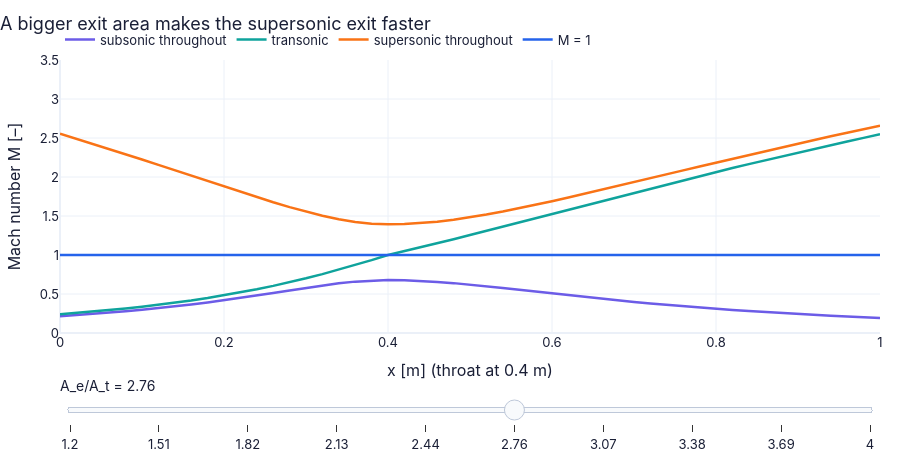

Source (notebook cell):
### Markdown cell above
**From scratch.** Along the computed nozzle flow we *measure* the ratio of the relative speed change to the
relative area change with `np.gradient` (centred differences of an array) and compare it with $-1/(1-M^2)$: $\dfrac{du}{u}=-\dfrac{1}{1-M^2}\dfrac{dA}{A}$ (15.34) holds
station by station.

### Code cell
x = np.linspace(0.0, 1.0, 51)                                # stations (the throat x = 0.4 is a grid point)
ratios = np.linspace(1.2, 4.0, 6 if FAST else 10)            # exit-to-throat area ratios on the slider
def three(AR):                                               # the three isentropic solutions for one nozzle
    A_fn = lambda xx: GD.laval_area(xx, A_exit=AR)           # the duct with this exit area (throat area 1)
    out = {}   # trace name -> (x, M(x))
    for branch, A_star, name in (("subsonic", 0.9, "subsonic throughout"), ("transonic", None, "transonic"),   # the three solutions
                                 ("supersonic", 0.9, "supersonic throughout")):   # (sonic area 10 % below the throat for the two one-sided ones)
        out[name] = (x, GD.nozzle_isentropic(x, A_fn, branch=branch, A_star=A_star)["M"])   # (15.31) inverted at every station
    out["M = 1"] = (x, np.ones_like(x))                      # the sonic line
    return out   # all traces for this area ratio
fig = slider_figure(three, "A_e/A_t", ratios, xlabel="x [m] (throat at 0.4 m)", ylabel="Mach number M [–]",   # slider over the exit area
                    title="A bigger exit area makes the supersonic exit faster", yrange=[0, 3.5])   # the message
fig.show()                                                   # every position computed now
